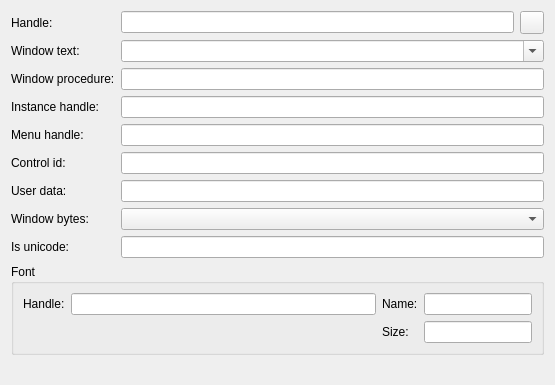
<?xml version="1.0" encoding="UTF-8"?>
<ui version="4.0">
 <class>FormInfoGeneral</class>
 <widget class="QWidget" name="FormInfoGeneral">
  <property name="geometry">
   <rect>
    <x>0</x>
    <y>0</y>
    <width>555</width>
    <height>385</height>
   </rect>
  </property>
  <property name="sizePolicy">
   <sizepolicy hsizetype="Fixed" vsizetype="Preferred">
    <horstretch>0</horstretch>
    <verstretch>0</verstretch>
   </sizepolicy>
  </property>
  <property name="minimumSize">
   <size>
    <width>0</width>
    <height>0</height>
   </size>
  </property>
  <property name="maximumSize">
   <size>
    <width>16777215</width>
    <height>16777215</height>
   </size>
  </property>
  <property name="windowTitle">
   <string>General</string>
  </property>
  <layout class="QGridLayout" name="gridLayout">
   <item row="10" column="0" colspan="4">
    <spacer name="verticalSpacer">
     <property name="orientation">
      <enum>Qt::Vertical</enum>
     </property>
     <property name="sizeHint" stdset="0">
      <size>
       <width>0</width>
       <height>0</height>
      </size>
     </property>
    </spacer>
   </item>
   <item row="9" column="0" colspan="4">
    <widget class="QGroupBox" name="groupBoxFont">
     <property name="title">
      <string>Font</string>
     </property>
     <layout class="QGridLayout" name="gridLayout_2">
      <item row="0" column="0">
       <widget class="QLabel" name="lblFontHandle">
        <property name="text">
         <string>Handle:</string>
        </property>
       </widget>
      </item>
      <item row="0" column="1">
       <widget class="QLineEdit" name="txtFontHandle">
        <property name="readOnly">
         <bool>true</bool>
        </property>
       </widget>
      </item>
      <item row="0" column="2" colspan="2">
       <widget class="QLabel" name="lblFontName">
        <property name="text">
         <string>Name:</string>
        </property>
       </widget>
      </item>
      <item row="0" column="4" colspan="2">
       <widget class="QLineEdit" name="txtFontName">
        <property name="readOnly">
         <bool>true</bool>
        </property>
       </widget>
      </item>
      <item row="1" column="4" colspan="2">
       <widget class="QLineEdit" name="txtFontSize">
        <property name="readOnly">
         <bool>true</bool>
        </property>
       </widget>
      </item>
      <item row="1" column="2">
       <widget class="QLabel" name="lblFontSize">
        <property name="text">
         <string>Size:</string>
        </property>
       </widget>
      </item>
     </layout>
    </widget>
   </item>
   <item row="8" column="0">
    <widget class="QLabel" name="lblUnicode">
     <property name="sizePolicy">
      <sizepolicy hsizetype="Fixed" vsizetype="Preferred">
       <horstretch>0</horstretch>
       <verstretch>0</verstretch>
      </sizepolicy>
     </property>
     <property name="text">
      <string>Is unicode:</string>
     </property>
    </widget>
   </item>
   <item row="8" column="2" colspan="2">
    <widget class="QLineEdit" name="txtUnicode">
     <property name="readOnly">
      <bool>true</bool>
     </property>
    </widget>
   </item>
   <item row="7" column="0" colspan="2">
    <widget class="QLabel" name="lblWindowBytes">
     <property name="sizePolicy">
      <sizepolicy hsizetype="Fixed" vsizetype="Preferred">
       <horstretch>0</horstretch>
       <verstretch>0</verstretch>
      </sizepolicy>
     </property>
     <property name="text">
      <string>Window bytes:</string>
     </property>
    </widget>
   </item>
   <item row="7" column="2" colspan="2">
    <widget class="QComboBox" name="cboWindowBytes"/>
   </item>
   <item row="6" column="0" colspan="2">
    <widget class="QLabel" name="lblUserData">
     <property name="sizePolicy">
      <sizepolicy hsizetype="Fixed" vsizetype="Preferred">
       <horstretch>0</horstretch>
       <verstretch>0</verstretch>
      </sizepolicy>
     </property>
     <property name="text">
      <string>User data:</string>
     </property>
    </widget>
   </item>
   <item row="6" column="2" colspan="2">
    <widget class="QLineEdit" name="txtUserData">
     <property name="readOnly">
      <bool>true</bool>
     </property>
    </widget>
   </item>
   <item row="5" column="0" colspan="2">
    <widget class="QLabel" name="lblControlId">
     <property name="sizePolicy">
      <sizepolicy hsizetype="Fixed" vsizetype="Preferred">
       <horstretch>0</horstretch>
       <verstretch>0</verstretch>
      </sizepolicy>
     </property>
     <property name="text">
      <string>Control id:</string>
     </property>
    </widget>
   </item>
   <item row="5" column="2" colspan="2">
    <widget class="QLineEdit" name="txtControlId">
     <property name="readOnly">
      <bool>true</bool>
     </property>
    </widget>
   </item>
   <item row="4" column="0" colspan="2">
    <widget class="QLabel" name="lblMenu">
     <property name="sizePolicy">
      <sizepolicy hsizetype="Fixed" vsizetype="Preferred">
       <horstretch>0</horstretch>
       <verstretch>0</verstretch>
      </sizepolicy>
     </property>
     <property name="text">
      <string>Menu handle:</string>
     </property>
    </widget>
   </item>
   <item row="4" column="2" colspan="2">
    <widget class="QLineEdit" name="txtMenu">
     <property name="readOnly">
      <bool>true</bool>
     </property>
    </widget>
   </item>
   <item row="3" column="0" colspan="2">
    <widget class="QLabel" name="lblInstance">
     <property name="sizePolicy">
      <sizepolicy hsizetype="Fixed" vsizetype="Preferred">
       <horstretch>0</horstretch>
       <verstretch>0</verstretch>
      </sizepolicy>
     </property>
     <property name="text">
      <string>Instance handle:</string>
     </property>
    </widget>
   </item>
   <item row="3" column="2" colspan="2">
    <widget class="QLineEdit" name="txtInstance">
     <property name="readOnly">
      <bool>true</bool>
     </property>
    </widget>
   </item>
   <item row="2" column="0" colspan="2">
    <widget class="QLabel" name="lblProcedure">
     <property name="sizePolicy">
      <sizepolicy hsizetype="Fixed" vsizetype="Preferred">
       <horstretch>0</horstretch>
       <verstretch>0</verstretch>
      </sizepolicy>
     </property>
     <property name="text">
      <string>Window procedure:</string>
     </property>
    </widget>
   </item>
   <item row="2" column="2" colspan="2">
    <widget class="QLineEdit" name="txtProcedure">
     <property name="readOnly">
      <bool>true</bool>
     </property>
    </widget>
   </item>
   <item row="1" column="0" colspan="2">
    <widget class="QLabel" name="lblWindowText">
     <property name="sizePolicy">
      <sizepolicy hsizetype="Fixed" vsizetype="Preferred">
       <horstretch>0</horstretch>
       <verstretch>0</verstretch>
      </sizepolicy>
     </property>
     <property name="text">
      <string>Window text:</string>
     </property>
    </widget>
   </item>
   <item row="1" column="2" colspan="2">
    <widget class="QComboBox" name="cboWindowText">
     <property name="editable">
      <bool>true</bool>
     </property>
    </widget>
   </item>
   <item row="0" column="0" colspan="2">
    <widget class="QLabel" name="lblHandle">
     <property name="sizePolicy">
      <sizepolicy hsizetype="Fixed" vsizetype="Preferred">
       <horstretch>0</horstretch>
       <verstretch>0</verstretch>
      </sizepolicy>
     </property>
     <property name="text">
      <string>Handle:</string>
     </property>
    </widget>
   </item>
   <item row="0" column="3">
    <widget class="QToolButton" name="btnHandle">
     <property name="text">
      <string/>
     </property>
     <property name="icon">
      <iconset resource="../../res/resource.qrc">
       <normaloff>:/images/menu.png</normaloff>:/images/menu.png</iconset>
     </property>
    </widget>
   </item>
   <item row="0" column="2">
    <widget class="QLineEdit" name="txtHandle">
     <property name="readOnly">
      <bool>true</bool>
     </property>
    </widget>
   </item>
  </layout>
 </widget>
 <resources>
  <include location="../../res/resource.qrc"/>
 </resources>
 <connections>
  <connection>
   <sender>btnHandle</sender>
   <signal>clicked()</signal>
   <receiver>FormInfoGeneral</receiver>
   <slot>slotWindowHandle()</slot>
   <hints>
    <hint type="sourcelabel">
     <x>514</x>
     <y>19</y>
    </hint>
    <hint type="destinationlabel">
     <x>267</x>
     <y>198</y>
    </hint>
   </hints>
  </connection>
 </connections>
 <slots>
  <slot>slotWindowHandle()</slot>
 </slots>
</ui>
